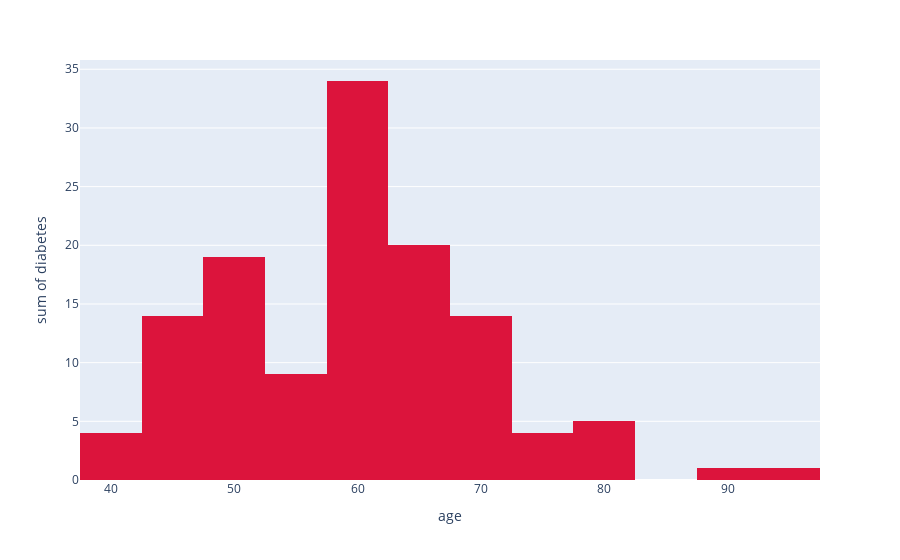

Write notebook code for a chart like this one.
### Markdown cell above
a more simple histogram showing that the chances of having diabetes the older you're are higher

### Code cell
fig = px.histogram(heart_failure, x="age", y="diabetes", color_discrete_sequence=['crimson'])
fig.show()

### Figure 1 — Plotly figure (JSON) as saved in the notebook; plotly's stock layout.template omitted (floating-point values rounded to 4 significant figures; data arrays with more than 128 entries replaced by an {"elided": "..."} marker saying what was removed)
{"data": [{"alignmentgroup": "True", "bingroup": "x", "histfunc": "sum", "hovertemplate": "age=%{x}<br>sum of diabetes=%{y}<extra></extra>", "legendgroup": "", "marker": {"color": "crimson", "pattern": {"shape": ""}}, "name": "", "offsetgroup": "", "orientation": "v", "showlegend": false, "type": "histogram", "x": {"elided": "299 float values"}, "xaxis": "x", "y": {"elided": "299 int values"}, "yaxis": "y"}], "layout": {"barmode": "relative", "legend": {"tracegroupgap": 0}, "margin": {"t": 60}, "xaxis": {"anchor": "y", "domain": [0, 1], "title": {"text": "age"}}, "yaxis": {"anchor": "x", "domain": [0, 1], "title": {"text": "sum of diabetes"}}}}
